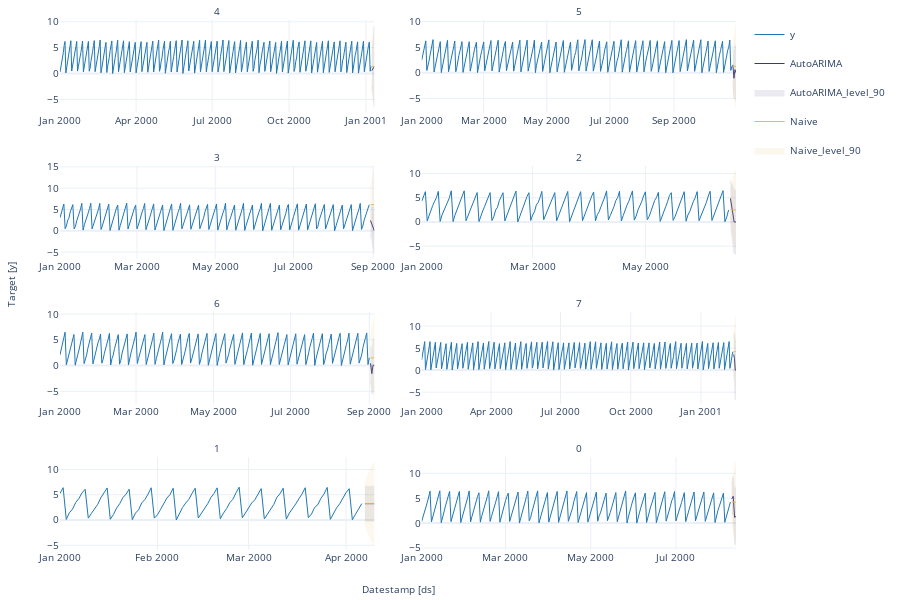

Notebook code for this chart:
### Code cell
#| hide
fcst.plot(panel_df, fcsts_df, models=['AutoARIMA', 'Naive'])

### Figure 1 — Plotly figure (JSON) as saved in the notebook; plotly's stock layout.template omitted (floating-point values rounded to 4 significant figures; data arrays with more than 128 entries replaced by an {"elided": "..."} marker saying what was removed)
{"data": [{"legendgroup": "y", "line": {"color": "#1f77b4", "width": 1}, "mode": "lines", "name": "y", "showlegend": true, "type": "scatter", "x": {"elided": "373 str values"}, "xaxis": "x", "y": {"elided": "373 float values"}, "yaxis": "y"}, {"legendgroup": "y", "line": {"color": "#1f77b4", "width": 1}, "mode": "lines", "name": "y", "showlegend": false, "type": "scatter", "x": {"elided": "301 str values"}, "xaxis": "x2", "y": {"elided": "301 float values"}, "yaxis": "y2"}, {"legendgroup": "y", "line": {"color": "#1f77b4", "width": 1}, "mode": "lines", "name": "y", "showlegend": false, "type": "scatter", "x": {"elided": "242 str values"}, "xaxis": "x3", "y": {"elided": "242 float values"}, "yaxis": "y3"}, {"legendgroup": "y", "line": {"color": "#1f77b4", "width": 1}, "mode": "lines", "name": "y", "showlegend": false, "type": "scatter", "x": {"elided": "167 str values"}, "xaxis": "x4", "y": {"elided": "167 float values"}, "yaxis": "y4"}, {"legendgroup": "y", "line": {"color": "#1f77b4", "width": 1}, "mode": "lines", "name": "y", "showlegend": false, "type": "scatter", "x": {"elided": "245 str values"}, "xaxis": "x5", "y": {"elided": "245 float values"}, "yaxis": "y5"}, {"legendgroup": "y", "line": {"color": "#1f77b4", "width": 1}, "mode": "lines", "name": "y", "showlegend": false, "type": "scatter", "x": {"elided": "409 str values"}, "xaxis": "x6", "y": {"elided": "409 float values"}, "yaxis": "y6"}, {"legendgroup": "y", "line": {"color": "#1f77b4", "width": 1}, "mode": "lines", "name": "y", "showlegend": false, "type": "scatter", "x": ["2000-01-01T00:00:00", "2000-01-02T00:00:00", "2000-01-03T00:00:00", "2000-01-04T00:00:00", "2000-01-05T00:00:00", "2000-01-06T00:00:00", "2000-01-07T00:00:00", "2000-01-08T00:00:00", "2000-01-09T00:00:00", "2000-01-10T00:00:00", "2000-01-11T00:00:00", "2000-01-12T00:00:00", "2000-01-13T00:00:00", "2000-01-14T00:00:00", "2000-01-15T00:00:00", "2000-01-16T00:00:00", "2000-01-17T00:00:00", "2000-01-18T00:00:00", "2000-01-19T00:00:00", "2000-01-20T00:00:00", "2000-01-21T00:00:00", "2000-01-22T00:00:00", "2000-01-23T00:00:00", "2000-01-24T00:00:00", "2000-01-25T00:00:00", "2000-01-26T00:00:00", "2000-01-27T00:00:00", "2000-01-28T00:00:00", "2000-01-29T00:00:00", "2000-01-30T00:00:00", "2000-01-31T00:00:00", "2000-02-01T00:00:00", "2000-02-02T00:00:00", "2000-02-03T00:00:00", "2000-02-04T00:00:00", "2000-02-05T00:00:00", "2000-02-06T00:00:00", "2000-02-07T00:00:00", "2000-02-08T00:00:00", "2000-02-09T00:00:00", "2000-02-10T00:00:00", "2000-02-11T00:00:00", "2000-02-12T00:00:00", "2000-02-13T00:00:00", "2000-02-14T00:00:00", "2000-02-15T00:00:00", "2000-02-16T00:00:00", "2000-02-17T00:00:00", "2000-02-18T00:00:00", "2000-02-19T00:00:00", "2000-02-20T00:00:00", "2000-02-21T00:00:00", "2000-02-22T00:00:00", "2000-02-23T00:00:00", "2000-02-24T00:00:00", "2000-02-25T00:00:00", "2000-02-26T00:00:00", "2000-02-27T00:00:00", "2000-02-28T00:00:00", "2000-02-29T00:00:00", "2000-03-01T00:00:00", "2000-03-02T00:00:00", "2000-03-03T00:00:00", "2000-03-04T00:00:00", "2000-03-05T00:00:00", "2000-03-06T00:00:00", "2000-03-07T00:00:00", "2000-03-08T00:00:00", "2000-03-09T00:00:00", "2000-03-10T00:00:00", "2000-03-11T00:00:00", "2000-03-12T00:00:00", "2000-03-13T00:00:00", "2000-03-14T00:00:00", "2000-03-15T00:00:00", "2000-03-16T00:00:00", "2000-03-17T00:00:00", "2000-03-18T00:00:00", "2000-03-19T00:00:00", "2000-03-20T00:00:00", "2000-03-21T00:00:00", "2000-03-22T00:00:00", "2000-03-23T00:00:00", "2000-03-24T00:00:00", "2000-03-25T00:00:00", "2000-03-26T00:00:00", "2000-03-27T00:00:00", "2000-03-28T00:00:00", "2000-03-29T00:00:00", "2000-03-30T00:00:00", "2000-03-31T00:00:00", "2000-04-01T00:00:00", "2000-04-02T00:00:00", "2000-04-03T00:00:00", "2000-04-04T00:00:00", "2000-04-05T00:00:00", "2000-04-06T00:00:00"], "xaxis": "x7", "y": [5.242, 6.394, 0.1147, 1.44, 2.157, 3.479, 4.236, 5.356, 6.077, 0.3652, 1.323, 2.107, 3.093, 4.404, 5.374, 6.337, 0.1384, 1.087, 2.352, 3.232, 4.42, 5.102, 6.082, 0.06242, 1.361, 2.015, 3.373, 4.046, 5.109, 6.375, 0.3658, 1.023, 2.105, 3.143, 4.339, 5.032, 6.278, 0.00462, 1.417, 2.492, 3.352, 4.091, 5.256, 6.29, 0.3938, 1.303, 2.109, 3.228, 4.439, 5.246, 6.358, 0.2431, 1.354, 2.249, 3.422, 4.097, 5.387, 6.487, 0.4312, 1.39, 2.493, 3.377, 4.002, 5.135, 6.205, 0.2141, 1.149, 2.201, 3.06, 4.49, 5.203, 6.285, 0.1718, 1.394, 2.206, 3.18, 4.2, 5.151, 6.388, 0.4631, 1.163, 2.476, 3.007, 4.267, 5.152, 6.441, 0.1253, 1.339, 2.405, 3.216, 4.376, 5.415, 6.19, 0.04827, 1.128, 2.296, 3.238], "yaxis": "y7"}, {"legendgroup": "y", "line": {"color": "#1f77b4", "width": 1}, "mode": "lines", "name": "y", "showlegend": false, "type": "scatter", "x": {"elided": "222 str values"}, "xaxis": "x8", "y": {"elided": "222 float values"}, "yaxis": "y8"}, {"legendgroup": "AutoARIMA", "line": {"color": "#393b79", "width": 1}, "mode": "lines", "name": "AutoARIMA", "showlegend": true, "type": "scatter", "x": ["2001-01-08T00:00:00", "2001-01-09T00:00:00", "2001-01-10T00:00:00", "2001-01-11T00:00:00"], "xaxis": "x", "y": [0.5534, 0.9767, 1.137, 1.365], "yaxis": "y"}, {"fill": "toself", "fillcolor": "#393b79", "legendgroup": "AutoARIMA_level_90", "line": {"color": "#393b79", "width": 1}, "mode": "lines", "name": "AutoARIMA_level_90", "opacity": 0.1, "showlegend": true, "type": "scatter", "x": ["2001-01-08T00:00:00.000000000", "2001-01-09T00:00:00.000000000", "2001-01-10T00:00:00.000000000", "2001-01-11T00:00:00.000000000", "2001-01-11T00:00:00.000000000", "2001-01-10T00:00:00.000000000", "2001-01-09T00:00:00.000000000", "2001-01-08T00:00:00.000000000"], "xaxis": "x", "y": [3.469, 5.809, 7.634, 9.132, -6.402, -5.36, -3.855, -2.362], "yaxis": "y"}, {"legendgroup": "Naive", "line": {"color": "#e7ba52", "width": 1}, "mode": "lines", "name": "Naive", "showlegend": true, "type": "scatter", "x": ["2001-01-08T00:00:00", "2001-01-09T00:00:00", "2001-01-10T00:00:00", "2001-01-11T00:00:00"], "xaxis": "x", "y": [1.387, 1.387, 1.387, 1.387], "yaxis": "y"}, {"fill": "toself", "fillcolor": "#e7ba52", "legendgroup": "Naive_level_90", "line": {"color": "#e7ba52", "width": 1}, "mode": "lines", "name": "Naive_level_90", "opacity": 0.1, "showlegend": true, "type": "scatter", "x": ["2001-01-08T00:00:00.000000000", "2001-01-09T00:00:00.000000000", "2001-01-10T00:00:00.000000000", "2001-01-11T00:00:00.000000000", "2001-01-11T00:00:00.000000000", "2001-01-10T00:00:00.000000000", "2001-01-09T00:00:00.000000000", "2001-01-08T00:00:00.000000000"], "xaxis": "x", "y": [5.42, 7.091, 8.373, 9.454, -6.68, -5.599, -4.317, -2.647], "yaxis": "y"}, {"legendgroup": "AutoARIMA", "line": {"color": "#393b79", "width": 1}, "mode": "lines", "name": "AutoARIMA", "showlegend": false, "type": "scatter", "x": ["2000-10-28T00:00:00", "2000-10-29T00:00:00", "2000-10-30T00:00:00", "2000-10-31T00:00:00"], "xaxis": "x2", "y": [1.545, -1.07, 0.6109, 0], "yaxis": "y2"}, {"fill": "toself", "fillcolor": "#393b79", "legendgroup": "AutoARIMA_level_90", "line": {"color": "#393b79", "width": 1}, "mode": "lines", "name": "AutoARIMA_level_90", "opacity": 0.1, "showlegend": false, "type": "scatter", "x": ["2000-10-28T00:00:00.000000000", "2000-10-29T00:00:00.000000000", "2000-10-30T00:00:00.000000000", "2000-10-31T00:00:00.000000000", "2000-10-31T00:00:00.000000000", "2000-10-30T00:00:00.000000000", "2000-10-29T00:00:00.000000000", "2000-10-28T00:00:00.000000000"], "xaxis": "x2", "y": [4.797, 2.89, 5.156, 5.5, -5.5, -3.934, -5.03, -1.706], "yaxis": "y2"}, {"legendgroup": "Naive", "line": {"color": "#e7ba52", "width": 1}, "mode": "lines", "name": "Naive", "showlegend": false, "type": "scatter", "x": ["2000-10-28T00:00:00", "2000-10-29T00:00:00", "2000-10-30T00:00:00", "2000-10-31T00:00:00"], "xaxis": "x2", "y": [1.253, 1.253, 1.253, 1.253], "yaxis": "y2"}, {"fill": "toself", "fillcolor": "#e7ba52", "legendgroup": "Naive_level_90", "line": {"color": "#e7ba52", "width": 1}, "mode": "lines", "name": "Naive_level_90", "opacity": 0.1, "showlegend": false, "type": "scatter", "x": ["2000-10-28T00:00:00.000000000", "2000-10-29T00:00:00.000000000", "2000-10-30T00:00:00.000000000", "2000-10-31T00:00:00.000000000", "2000-10-31T00:00:00.000000000", "2000-10-30T00:00:00.000000000", "2000-10-29T00:00:00.000000000", "2000-10-28T00:00:00.000000000"], "xaxis": "x2", "y": [5.336, 7.027, 8.325, 9.419, -6.913, -5.819, -4.521, -2.83], "yaxis": "y2"}, {"legendgroup": "AutoARIMA", "line": {"color": "#393b79", "width": 1}, "mode": "lines", "name": "AutoARIMA", "showlegend": false, "type": "scatter", "x": ["2000-08-30T00:00:00", "2000-08-31T00:00:00", "2000-09-01T00:00:00", "2000-09-02T00:00:00"], "xaxis": "x3", "y": [2.421, 1.644, 1.213, 0], "yaxis": "y3"}, {"fill": "toself", "fillcolor": "#393b79", "legendgroup": "AutoARIMA_level_90", "line": {"color": "#393b79", "width": 1}, "mode": "lines", "name": "AutoARIMA_level_90", "opacity": 0.1, "showlegend": false, "type": "scatter", "x": ["2000-08-30T00:00:00.000000000", "2000-08-31T00:00:00.000000000", "2000-09-01T00:00:00.000000000", "2000-09-02T00:00:00.000000000", "2000-09-02T00:00:00.000000000", "2000-09-01T00:00:00.000000000", "2000-08-31T00:00:00.000000000", "2000-08-30T00:00:00.000000000"], "xaxis": "x3", "y": [5.73, 5.561, 5.663, 5.409, -5.409, -3.238, -2.273, -0.8877], "yaxis": "y3"}, {"legendgroup": "Naive", "line": {"color": "#e7ba52", "width": 1}, "mode": "lines", "name": "Naive", "showlegend": false, "type": "scatter", "x": ["2000-08-30T00:00:00", "2000-08-31T00:00:00", "2000-09-01T00:00:00", "2000-09-02T00:00:00"], "xaxis": "x3", "y": [6.127, 6.127, 6.127, 6.127], "yaxis": "y3"}, {"fill": "toself", "fillcolor": "#e7ba52", "legendgroup": "Naive_level_90", "line": {"color": "#e7ba52", "width": 1}, "mode": "lines", "name": "Naive_level_90", "opacity": 0.1, "showlegend": false, "type": "scatter", "x": ["2000-08-30T00:00:00.000000000", "2000-08-31T00:00:00.000000000", "2000-09-01T00:00:00.000000000", "2000-09-02T00:00:00.000000000", "2000-09-02T00:00:00.000000000", "2000-09-01T00:00:00.000000000", "2000-08-31T00:00:00.000000000", "2000-08-30T00:00:00.000000000"], "xaxis": "x3", "y": [10.15, 11.82, 13.09, 14.17, -1.919, -0.841, 0.4377, 2.104], "yaxis": "y3"}, {"legendgroup": "AutoARIMA", "line": {"color": "#393b79", "width": 1}, "mode": "lines", "name": "AutoARIMA", "showlegend": false, "type": "scatter", "x": ["2000-06-16T00:00:00", "2000-06-17T00:00:00", "2000-06-18T00:00:00", "2000-06-19T00:00:00"], "xaxis": "x4", "y": [4.876, 1.881, 0, 0], "yaxis": "y4"}, {"fill": "toself", "fillcolor": "#393b79", "legendgroup": "AutoARIMA_level_90", "line": {"color": "#393b79", "width": 1}, "mode": "lines", "name": "AutoARIMA_level_90", "opacity": 0.1, "showlegend": false, "type": "scatter", "x": ["2000-06-16T00:00:00.000000000", "2000-06-17T00:00:00.000000000", "2000-06-18T00:00:00.000000000", "2000-06-19T00:00:00.000000000", "2000-06-19T00:00:00.000000000", "2000-06-18T00:00:00.000000000", "2000-06-17T00:00:00.000000000", "2000-06-16T00:00:00.000000000"], "xaxis": "x4", "y": [8.601, 7.496, 6.599, 6.599, -6.599, -6.599, -3.735, 1.151], "yaxis": "y4"}, {"legendgroup": "Naive", "line": {"color": "#e7ba52", "width": 1}, "mode": "lines", "name": "Naive", "showlegend": false, "type": "scatter", "x": ["2000-06-16T00:00:00", "2000-06-17T00:00:00", "2000-06-18T00:00:00", "2000-06-19T00:00:00"], "xaxis": "x4", "y": [2.49, 2.49, 2.49, 2.49], "yaxis": "y4"}, {"fill": "toself", "fillcolor": "#e7ba52", "legendgroup": "Naive_level_90", "line": {"color": "#e7ba52", "width": 1}, "mode": "lines", "name": "Naive_level_90", "opacity": 0.1, "showlegend": false, "type": "scatter", "x": ["2000-06-16T00:00:00.000000000", "2000-06-17T00:00:00.000000000", "2000-06-18T00:00:00.000000000", "2000-06-19T00:00:00.000000000", "2000-06-19T00:00:00.000000000", "2000-06-18T00:00:00.000000000", "2000-06-17T00:00:00.000000000", "2000-06-16T00:00:00.000000000"], "xaxis": "x4", "y": [6.576, 8.268, 9.567, 10.66, -5.682, -4.587, -3.289, -1.596], "yaxis": "y4"}, {"legendgroup": "AutoARIMA", "line": {"color": "#393b79", "width": 1}, "mode": "lines", "name": "AutoARIMA", "showlegend": false, "type": "scatter", "x": ["2000-09-02T00:00:00", "2000-09-03T00:00:00", "2000-09-04T00:00:00", "2000-09-05T00:00:00"], "xaxis": "x5", "y": [0.4357, -1.568, 0.09745, 0], "yaxis": "y5"}, {"fill": "toself", "fillcolor": "#393b79", "legendgroup": "AutoARIMA_level_90", "line": {"color": "#393b79", "width": 1}, "mode": "lines", "name": "AutoARIMA_level_90", "opacity": 0.1, "showlegend": false, "type": "scatter", "x": ["2000-09-02T00:00:00.000000000", "2000-09-03T00:00:00.000000000", "2000-09-04T00:00:00.000000000", "2000-09-05T00:00:00.000000000", "2000-09-05T00:00:00.000000000", "2000-09-04T00:00:00.000000000", "2000-09-03T00:00:00.000000000", "2000-09-02T00:00:00.000000000"], "xaxis": "x5", "y": [3.72, 2.373, 4.565, 5.417, -5.417, -4.37, -5.509, -2.849], "yaxis": "y5"}, {"legendgroup": "Naive", "line": {"color": "#e7ba52", "width": 1}, "mode": "lines", "name": "Naive", "showlegend": false, "type": "scatter", "x": ["2000-09-02T00:00:00", "2000-09-03T00:00:00", "2000-09-04T00:00:00", "2000-09-05T00:00:00"], "xaxis": "x5", "y": [1.491, 1.491, 1.491, 1.491], "yaxis": "y5"}, {"fill": "toself", "fillcolor": "#e7ba52", "legendgroup": "Naive_level_90", "line": {"color": "#e7ba52", "width": 1}, "mode": "lines", "name": "Naive_level_90", "opacity": 0.1, "showlegend": false, "type": "scatter", "x": ["2000-09-02T00:00:00.000000000", "2000-09-03T00:00:00.000000000", "2000-09-04T00:00:00.000000000", "2000-09-05T00:00:00.000000000", "2000-09-05T00:00:00.000000000", "2000-09-04T00:00:00.000000000", "2000-09-03T00:00:00.000000000", "2000-09-02T00:00:00.000000000"], "xaxis": "x5", "y": [5.545, 7.225, 8.513, 9.6, -6.617, -5.531, -4.242, -2.563], "yaxis": "y5"}, {"legendgroup": "AutoARIMA", "line": {"color": "#393b79", "width": 1}, "mode": "lines", "name": "AutoARIMA", "showlegend": false, "type": "scatter", "x": ["2001-02-13T00:00:00", "2001-02-14T00:00:00", "2001-02-15T00:00:00", "2001-02-16T00:00:00"], "xaxis": "x6", "y": [3.552, 2.656, 0, 0], "yaxis": "y6"}, {"fill": "toself", "fillcolor": "#393b79", "legendgroup": "AutoARIMA_level_90", "line": {"color": "#393b79", "width": 1}, "mode": "lines", "name": "AutoARIMA_level_90", "opacity": 0.1, "showlegend": false, "type": "scatter", "x": ["2001-02-13T00:00:00.000000000", "2001-02-14T00:00:00.000000000", "2001-02-15T00:00:00.000000000", "2001-02-16T00:00:00.000000000", "2001-02-16T00:00:00.000000000", "2001-02-15T00:00:00.000000000", "2001-02-14T00:00:00.000000000", "2001-02-13T00:00:00.000000000"], "xaxis": "x6", "y": [7.191, 8.376, 6.697, 6.697, -6.697, -6.697, -3.063, -0.08763], "yaxis": "y6"}, {"legendgroup": "Naive", "line": {"color": "#e7ba52", "width": 1}, "mode": "lines", "name": "Naive", "showlegend": false, "type": "scatter", "x": ["2001-02-13T00:00:00", "2001-02-14T00:00:00", "2001-02-15T00:00:00", "2001-02-16T00:00:00"], "xaxis": "x6", "y": [4.177, 4.177, 4.177, 4.177], "yaxis": "y6"}, {"fill": "toself", "fillcolor": "#e7ba52", "legendgroup": "Naive_level_90", "line": {"color": "#e7ba52", "width": 1}, "mode": "lines", "name": "Naive_level_90", "opacity": 0.1, "showlegend": false, "type": "scatter", "x": ["2001-02-13T00:00:00.000000000", "2001-02-14T00:00:00.000000000", "2001-02-15T00:00:00.000000000", "2001-02-16T00:00:00.000000000", "2001-02-16T00:00:00.000000000", "2001-02-15T00:00:00.000000000", "2001-02-14T00:00:00.000000000", "2001-02-13T00:00:00.000000000"], "xaxis": "x6", "y": [8.211, 9.882, 11.16, 12.25, -3.892, -2.811, -1.529, 0.142], "yaxis": "y6"}, {"legendgroup": "AutoARIMA", "line": {"color": "#393b79", "width": 1}, "mode": "lines", "name": "AutoARIMA", "showlegend": false, "type": "scatter", "x": ["2000-04-07T00:00:00", "2000-04-08T00:00:00", "2000-04-09T00:00:00", "2000-04-10T00:00:00"], "xaxis": "x7", "y": [3.232, 3.232, 3.232, 3.232], "yaxis": "y7"}, {"fill": "toself", "fillcolor": "#393b79", "legendgroup": "AutoARIMA_level_90", "line": {"color": "#393b79", "width": 1}, "mode": "lines", "name": "AutoARIMA_level_90", "opacity": 0.1, "showlegend": false, "type": "scatter", "x": ["2000-04-07T00:00:00.000000000", "2000-04-08T00:00:00.000000000", "2000-04-09T00:00:00.000000000", "2000-04-10T00:00:00.000000000", "2000-04-10T00:00:00.000000000", "2000-04-09T00:00:00.000000000", "2000-04-08T00:00:00.000000000", "2000-04-07T00:00:00.000000000"], "xaxis": "x7", "y": [6.645, 6.645, 6.645, 6.645, -0.18, -0.18, -0.18, -0.18], "yaxis": "y7"}, {"legendgroup": "Naive", "line": {"color": "#e7ba52", "width": 1}, "mode": "lines", "name": "Naive", "showlegend": false, "type": "scatter", "x": ["2000-04-07T00:00:00", "2000-04-08T00:00:00", "2000-04-09T00:00:00", "2000-04-10T00:00:00"], "xaxis": "x7", "y": [3.238, 3.238, 3.238, 3.238], "yaxis": "y7"}, {"fill": "toself", "fillcolor": "#e7ba52", "legendgroup": "Naive_level_90", "line": {"color": "#e7ba52", "width": 1}, "mode": "lines", "name": "Naive_level_90", "opacity": 0.1, "showlegend": false, "type": "scatter", "x": ["2000-04-07T00:00:00.000000000", "2000-04-08T00:00:00.000000000", "2000-04-09T00:00:00.000000000", "2000-04-10T00:00:00.000000000", "2000-04-10T00:00:00.000000000", "2000-04-09T00:00:00.000000000", "2000-04-08T00:00:00.000000000", "2000-04-07T00:00:00.000000000"], "xaxis": "x7", "y": [7.367, 9.077, 10.39, 11.5, -5.019, -3.913, -2.601, -0.8905], "yaxis": "y7"}, {"legendgroup": "AutoARIMA", "line": {"color": "#393b79", "width": 1}, "mode": "lines", "name": "AutoARIMA", "showlegend": false, "type": "scatter", "x": ["2000-08-10T00:00:00", "2000-08-11T00:00:00", "2000-08-12T00:00:00", "2000-08-13T00:00:00"], "xaxis": "x8", "y": [4.858, 5.389, 1.143, 1.346], "yaxis": "y8"}, {"fill": "toself", "fillcolor": "#393b79", "legendgroup": "AutoARIMA_level_90", "line": {"color": "#393b79", "width": 1}, "mode": "lines", "name": "AutoARIMA_level_90", "opacity": 0.1, "showlegend": false, "type": "scatter", "x": ["2000-08-10T00:00:00.000000000", "2000-08-11T00:00:00.000000000", "2000-08-12T00:00:00.000000000", "2000-08-13T00:00:00.000000000", "2000-08-13T00:00:00.000000000", "2000-08-12T00:00:00.000000000", "2000-08-11T00:00:00.000000000", "2000-08-10T00:00:00.000000000"], "xaxis": "x8", "y": [7.861, 9.313, 6.453, 7.165, -4.473, -4.167, 1.466, 1.854], "yaxis": "y8"}, {"legendgroup": "Naive", "line": {"color": "#e7ba52", "width": 1}, "mode": "lines", "name": "Naive", "showlegend": false, "type": "scatter", "x": ["2000-08-10T00:00:00", "2000-08-11T00:00:00", "2000-08-12T00:00:00", "2000-08-13T00:00:00"], "xaxis": "x8", "y": [4.228, 4.228, 4.228, 4.228], "yaxis": "y8"}, {"fill": "toself", "fillcolor": "#e7ba52", "legendgroup": "Naive_level_90", "line": {"color": "#e7ba52", "width": 1}, "mode": "lines", "name": "Naive_level_90", "opacity": 0.1, "showlegend": false, "type": "scatter", "x": ["2000-08-10T00:00:00.000000000", "2000-08-11T00:00:00.000000000", "2000-08-12T00:00:00.000000000", "2000-08-13T00:00:00.000000000", "2000-08-13T00:00:00.000000000", "2000-08-12T00:00:00.000000000", "2000-08-11T00:00:00.000000000", "2000-08-10T00:00:00.000000000"], "xaxis": "x8", "y": [8.257, 9.925, 11.21, 12.29, -3.829, -2.749, -1.469, 0.1996], "yaxis": "y8"}], "layout": {"annotations": [{"font": {"size": 10}, "showarrow": false, "text": "4", "x": 0.2325, "xanchor": "center", "xref": "paper", "y": 1, "yanchor": "bottom", "yref": "paper"}, {"font": {"size": 10}, "showarrow": false, "text": "5", "x": 0.7675, "xanchor": "center", "xref": "paper", "y": 1, "yanchor": "bottom", "yref": "paper"}, {"font": {"size": 10}, "showarrow": false, "text": "3", "x": 0.2325, "xanchor": "center", "xref": "paper", "y": 0.725, "yanchor": "bottom", "yref": "paper"}, {"font": {"size": 10}, "showarrow": false, "text": "2", "x": 0.7675, "xanchor": "center", "xref": "paper", "y": 0.725, "yanchor": "bottom", "yref": "paper"}, {"font": {"size": 10}, "showarrow": false, "text": "6", "x": 0.2325, "xanchor": "center", "xref": "paper", "y": 0.45, "yanchor": "bottom", "yref": "paper"}, {"font": {"size": 10}, "showarrow": false, "text": "7", "x": 0.7675, "xanchor": "center", "xref": "paper", "y": 0.45, "yanchor": "bottom", "yref": "paper"}, {"font": {"size": 10}, "showarrow": false, "text": "1", "x": 0.2325, "xanchor": "center", "xref": "paper", "y": 0.175, "yanchor": "bottom", "yref": "paper"}, {"font": {"size": 10}, "showarrow": false, "text": "0", "x": 0.7675, "xanchor": "center", "xref": "paper", "y": 0.175, "yanchor": "bottom", "yref": "paper"}, {"font": {"size": 10}, "showarrow": false, "text": "Datestamp [ds]", "x": 0.5, "xanchor": "center", "xref": "paper", "y": 0, "yanchor": "top", "yref": "paper", "yshift": -30}, {"font": {"size": 10}, "showarrow": false, "text": "Target [y]", "textangle": -90, "x": 0, "xanchor": "right", "xref": "paper", "xshift": -40, "y": 0.5, "yanchor": "middle", "yref": "paper"}], "autosize": true, "font": {"size": 10}, "height": 600, "margin": {"b": 50, "l": 60, "r": 10, "t": 20}, "xaxis": {"anchor": "y", "domain": [0, 0.465], "showticklabels": true, "visible": true}, "xaxis2": {"anchor": "y2", "domain": [0.535, 1.0], "showticklabels": true, "visible": true}, "xaxis3": {"anchor": "y3", "domain": [0, 0.465], "showticklabels": true, "visible": true}, "xaxis4": {"anchor": "y4", "domain": [0.535, 1.0], "showticklabels": true, "visible": true}, "xaxis5": {"anchor": "y5", "domain": [0, 0.465], "showticklabels": true, "visible": true}, "xaxis6": {"anchor": "y6", "domain": [0.535, 1.0], "showticklabels": true, "visible": true}, "xaxis7": {"anchor": "y7", "domain": [0, 0.465], "showticklabels": true, "visible": true}, "xaxis8": {"anchor": "y8", "domain": [0.535, 1.0], "showticklabels": true, "visible": true}, "yaxis": {"anchor": "x", "domain": [0.825, 1]}, "yaxis2": {"anchor": "x2", "domain": [0.825, 1]}, "yaxis3": {"anchor": "x3", "domain": [0.55, 0.725]}, "yaxis4": {"anchor": "x4", "domain": [0.55, 0.725]}, "yaxis5": {"anchor": "x5", "domain": [0.275, 0.45]}, "yaxis6": {"anchor": "x6", "domain": [0.275, 0.45]}, "yaxis7": {"anchor": "x7", "domain": [0, 0.175]}, "yaxis8": {"anchor": "x8", "domain": [0, 0.175]}}}
